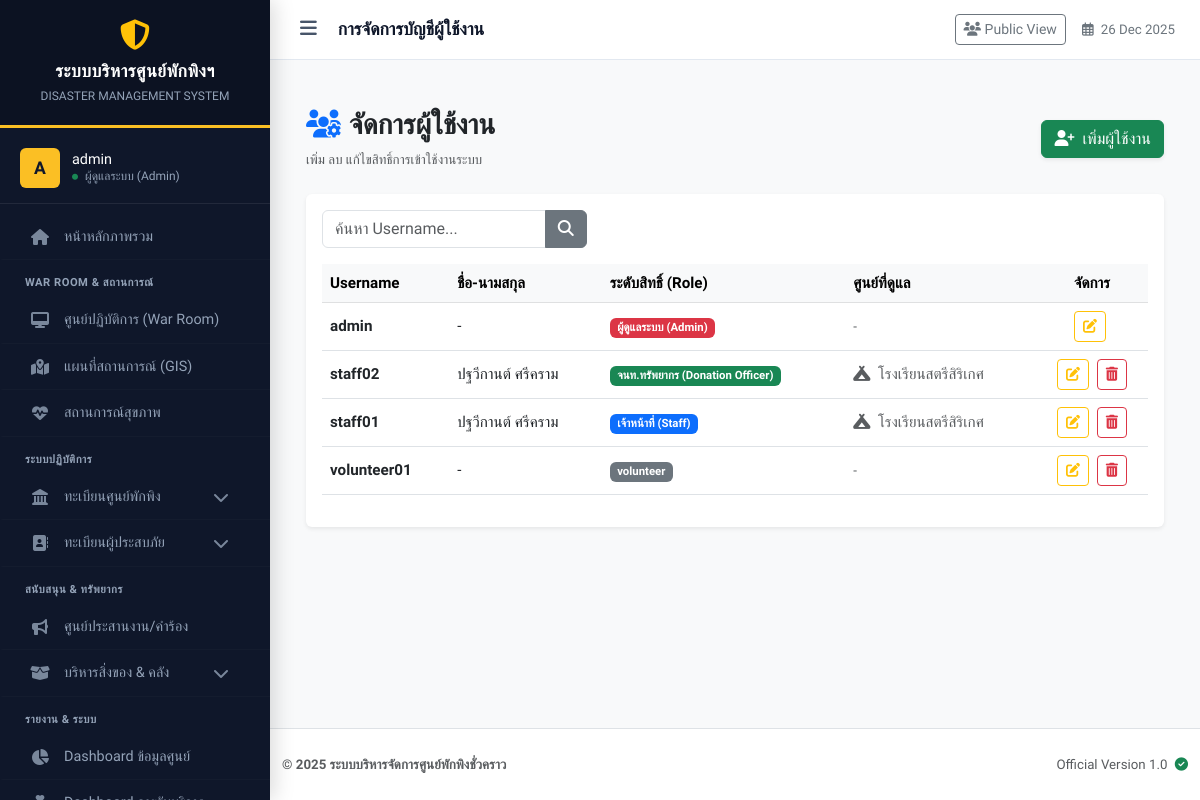
Screenshot of /user_manager.php (signed in) with the database file from the repository.
### tables this page shows
CREATE TABLE `users` (
  `id` int(11) NOT NULL,
  `username` varchar(50) NOT NULL COMMENT 'ชื่อผู้ใช้',
  `password` varchar(255) NOT NULL COMMENT 'รหัสผ่าน (Hashed)',
  `first_name` varchar(100) DEFAULT '',
  `last_name` varchar(100) DEFAULT '',
  `full_name` varchar(100) NOT NULL COMMENT 'ชื่อ-นามสกุล',
  `role` varchar(50) NOT NULL DEFAULT 'staff',
  `shelter_id` int(11) DEFAULT NULL COMMENT 'สังกัดศูนย์พักพิง',
  `created_at` timestamp NOT NULL DEFAULT current_timestamp(),
  `last_login` datetime DEFAULT NULL
);

CREATE TABLE `shelters` (
  `id` int(11) NOT NULL,
  `incident_id` int(11) NOT NULL COMMENT 'ผูกกับเหตุการณ์ไหน',
  `name` varchar(200) NOT NULL COMMENT 'ชื่อศูนย์',
  `location` text NOT NULL COMMENT 'ที่ตั้ง',
  `latitude` decimal(10,8) DEFAULT NULL,
  `longitude` decimal(11,8) DEFAULT NULL,
  `capacity` int(11) NOT NULL DEFAULT 0 COMMENT 'ความจุสูงสุด',
  `contact_phone` varchar(20) DEFAULT NULL,
  `status` enum('open','full','closed') NOT NULL DEFAULT 'open',
  `last_updated` datetime DEFAULT NULL
);

### user_manager.php (the view, shortened to what this page needs)
<?php
require_once 'config/db.php';
$search = $_GET['search'] ?? '';
$params = [];
$sql = "SELECT u.*, s.name as shelter_name
        FROM users u
        LEFT JOIN shelters s ON u.shelter_id = s.id
        WHERE 1=1";
$sql .= " ORDER BY u.role, u.username";
$stmt = $pdo->prepare($sql);
$stmt->execute($params);
$users = $stmt->fetchAll();
?>
<!DOCTYPE html>
<html lang="th">
<head>
    <link href="https://cdn.jsdelivr.net/npm/bootstrap@5.3.0/dist/css/bootstrap.min.css" rel="stylesheet">
    <link rel="stylesheet" href="https://cdnjs.cloudflare.com/ajax/libs/font-awesome/6.4.0/css/all.min.css">
</head>
<body class="bg-light">
<?php include 'includes/header.php'; ?>
<div class="container mt-4">
    <div class="d-flex justify-content-between align-items-center mb-4">
        <div>
            <h3 class="fw-bold text-dark"><i class="fas fa-users-cog text-primary me-2"></i>จัดการผู้ใช้งาน</h3>
            <p class="text-muted small mb-0">เพิ่ม ลบ แก้ไขสิทธิ์การเข้าใช้งานระบบ</p>
        </div>
        <button class="btn btn-success shadow-sm" onclick="openAddModal()">
            <i class="fas fa-user-plus me-1"></i> เพิ่มผู้ใช้งาน
        </button>
    </div>
    <div class="card shadow-sm border-0 mb-4">
        <div class="card-body">
            <form method="GET" class="row g-3 mb-3">
                <div class="col-md-4">
                    <div class="input-group">
                        <input type="text" name="search" class="form-control" placeholder="ค้นหา Username..." value="<?php echo htmlspecialchars($search); ?>">
                        <button class="btn btn-secondary" type="submit"><i class="fas fa-search"></i></button>
                    </div>
                </div>
            </form>
            <div class="table-responsive">
                <table class="table table-hover align-middle">
                    <thead class="table-light">
                        <tr>
                            <th>Username</th>
                            <th>ชื่อ-นามสกุล</th>
                            <th>ระดับสิทธิ์ (Role)</th>
                            <th>ศูนย์ที่ดูแล</th>
                            <th class="text-center">จัดการ</th>
                        </tr>
                    </thead>
                    <tbody>
                        <?php if(empty($users)): ?>
                            <tr><td colspan="5" class="text-center text-muted py-4">ไม่พบข้อมูลผู้ใช้งาน</td></tr>
                        <?php else: ?>
                            <?php foreach($users as $u):
                                $roleBadge = 'bg-secondary';
                                $roleText = $u['role'];
                                if ($u['role'] === 'admin') {
                                    $roleBadge = 'bg-danger';
                                    $roleText = 'ผู้ดูแลระบบ (Admin)';
                                } elseif ($u['role'] === 'staff') {
                                    $roleBadge = 'bg-primary';
                                    $roleText = 'เจ้าหน้าที่ (Staff)';
                                } elseif ($u['role'] === 'donation_officer') {
                                    $roleBadge = 'bg-success';
                                    $roleText = 'จนท.ทรัพยากร (Donation Officer)';
                                }
                                $firstName = $u['first_name'] ?? '';
                                $lastName = $u['last_name'] ?? '';
                                $fullName = trim($firstName . ' ' . $lastName);
                                if (empty($fullName)) $fullName = '-';
                                $userJson = htmlspecialchars(json_encode($u), ENT_QUOTES, 'UTF-8');
                            ?>
                            <tr>
                                <td class="fw-bold text-dark"><?php echo htmlspecialchars($u['username']); ?></td>
                                <td><?php echo htmlspecialchars($fullName); ?></td>
                                <td><span class="badge <?php echo $roleBadge; ?>"><?php echo $roleText; ?></span></td>
                                <td>
                                    <?php if($u['shelter_id']): ?>
                                        <span class="text-muted"><i class="fas fa-campground me-1"></i> <?php echo htmlspecialchars($u['shelter_name']); ?></span>
                                    <?php else: ?>
                                        <span class="text-muted small">-</span>
                                    <?php endif; ?>
                                </td>
                                <td class="text-center">
                                    <button class="btn btn-sm btn-outline-warning me-1" onclick='openEditModal(<?php echo $userJson; ?>)'>
                                        <i class="fas fa-edit"></i>
                                    </button>
                                    <?php if($u['id'] != $_SESSION['user_id']): ?>
                                        <button class="btn btn-sm btn-outline-danger" onclick="confirmDelete(<?php echo $u['id']; ?>, '<?php echo $u['username']; ?>')">
                                            <i class="fas fa-trash-alt"></i>
                                        </button>
                                    <?php endif; ?>
                                </td>
                            </tr>
                            <?php endforeach; ?>
                        <?php endif; ?>
                    </tbody>
                </table>
            </div>
        </div>
    </div>
</div>
<?php include 'includes/footer.php'; ?>
</body>
</html>

### includes/header.php (style rules this page uses)
:root { --sidebar-width: 270px; --header-height: 60px; --nav-bg: #0f172a; --nav-hover: #1e293b; --active-gold: #fbbf24; --text-main: #f1f5f9; --text-muted: #94a3b8; --body-bg: #f8fafc; --border-color: rgba(255,255,255,0.08); }
body { font-family: 'Prompt', sans-serif; background-color: var(--body-bg); color: #334155; overflow-x: hidden; font-size: 0.95rem; }

### rows the page displays
users: username "admin", fullName "-", role "ผู้ดูแลระบบ (Admin)"
users: username "staff02", fullName "ปฐวีกานต์ ศรีคราม", role "จนท.ทรัพยากร (Donation Officer)", shelter.name "โรงเรียนสตรีสิริเกศ"
users: username "staff01", fullName "ปฐวีกานต์ ศรีคราม", role "เจ้าหน้าที่ (Staff)", shelter.name "โรงเรียนสตรีสิริเกศ"
users: username "volunteer01", fullName "-", role "volunteer"

### other values shown
substr($_SESSION['username'] ?? 'U', 0, 1) "A"
$_SESSION['username'] "admin"
